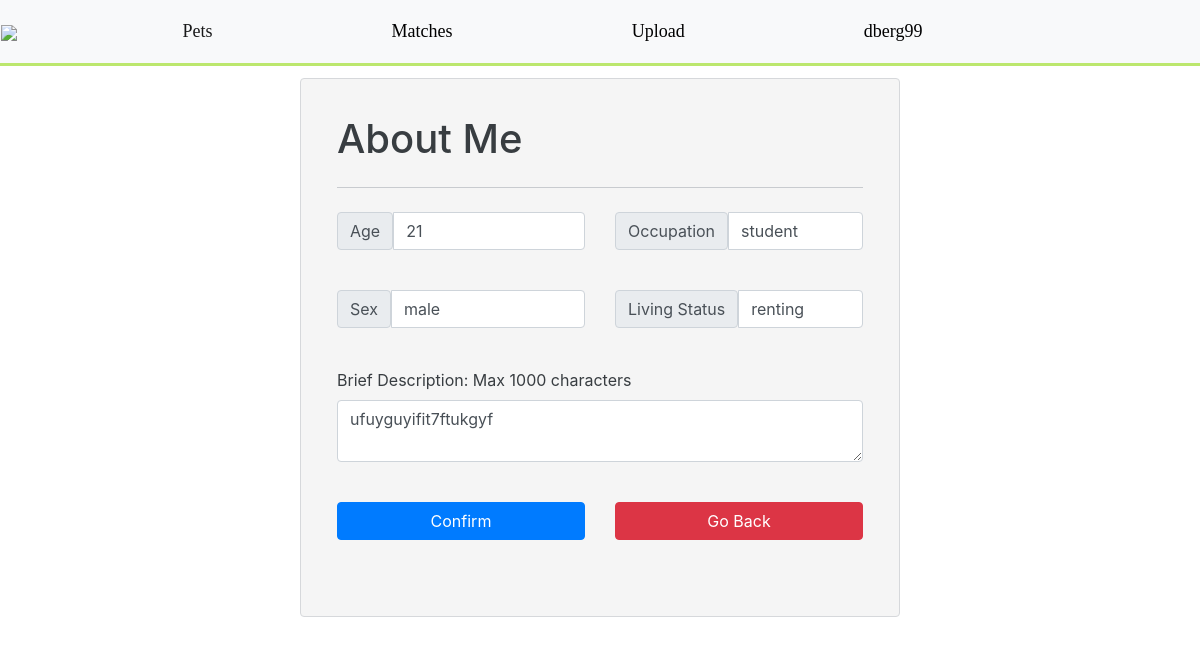
/about_me.php (signed in), run on the app's committed database.
### tables this page shows
CREATE TABLE `about_me` (
  `about_id` int(11) NOT NULL,
  `user_id` int(11) NOT NULL,
  `age` int(3) NOT NULL,
  `sex` varchar(10) NOT NULL,
  `occupation` varchar(30) NOT NULL,
  `living_status` varchar(30) NOT NULL,
  `description` varchar(1000) NOT NULL
);

### additional/functions.inc.php (called while the page is built, shortened)
<?php
function fetchAboutMeFromId($conn, $id){
    $sql = "SELECT * FROM about_me WHERE user_id = $id;";
    $stmt = mysqli_stmt_init($conn);
    if (!mysqli_stmt_prepare($stmt, $sql)) {
        header("location: ../sign_up.php?error=stmt_failed");
        exit();
    }
    mysqli_stmt_execute($stmt);
    $resultData = mysqli_stmt_get_result($stmt);
    return $resultData;
}

### additional/about_me.inc.php (called while the page is built, shortened)
<?php
require_once 'dbh.inc.php';
require_once 'functions.inc.php';
$about_me = fetchAboutMeFromId($conn, $_SESSION['user_id'])->fetch_assoc();
if(isset($about_me)){
    $age = $about_me['age'];
    $sex = $about_me['sex'];
    $description = $about_me['description'];
    $living_status = $about_me['living_status'];
    $occupation = $about_me['occupation'];
} else {
    $age = '';
    $sex = '';
    $description = '';
    $living_status = '';
    $occupation = '';
}

### about_me.php (the view, shortened to what this page needs)
<?php include_once 'header.php'?>
<body>
<?php require_once 'additional/about_me.inc.php'; ?>
<div class="alert alert-secondary" style="margin:auto; margin-top: 1%; padding: 3%; background-color: whitesmoke; width: 50%">
    <form action="additional/about_me.inc.php" method="POST">
        <h1 class="display-6"> About Me </h1>
        <hr class="my-4">
        <div class="row mb-3">
            <div class="input-group col">
                <span class="input-group-text">Age</span>
                <input type="text" name="age" class="form-control" value="<?php echo $age;?>" placeholder="Your Age..."
                       aria-label="First name">
            </div>
            <div class="input-group col">
                <span class="input-group-text">Occupation</span>
                <input type="text" name="occupation" class="form-control" value="<?php echo $occupation;?>" placeholder="Your Occupation..."
                       aria-label="First name">
            </div>
        </div> <br/>
        <div class="row mb-3">
            <div class="input-group col">
                <span class="input-group-text">Sex</span>
                <input type="text" name="sex" class="form-control" value="<?php echo $sex;?>" placeholder="Your Sex..."
                       aria-label="First name">
            </div>
            <div class="input-group col">
                <span class="input-group-text">Living Status</span>
                <input type="text" name="living_status" class="form-control" value="<?php echo $living_status;?>" placeholder="Your Living Status..."
                       aria-label="First name">
            </div>
        </div> <br/>
        <div class="mb-3">
            <label class="form-label">Brief Description: Max 1000 characters</label>
            <textarea name="description" class="form-control" id="form-control" value="" placeholder="Description..."><?php echo $description; ?></textarea>
        </div><br/>
        <div class="mb-3">
            <div class="row g-3">
                <div class="col">
                    <button type="<?php if(isset($about_me)){
                        ?>edit<?php } else { ?>submit<?php
                    } ?>" style="width: 100%" name= "<?php if(isset($about_me)){
                        ?>edit<?php } else { ?>submit<?php
                    } ?>" class="btn btn-primary">Confirm</button>
                </div>
                <div class="col" style="width: 100%">
                    <a class="btn btn-danger" style="width: 100%" href="account.php">Go Back </a>
                </div>
            </div> <br/>
        </div>
    </form>
</div>
</body>

### css/style.css (style rules this page uses)
body { margin: 0; font-family: Arial, Helvetica, sans-serif; }
html { font-family: sans-serif; line-height: 1.15; height: 100%; }
body { margin: 0; font-family: -apple-system, BlinkMacSystemFont, "Segoe UI", Roboto, "Helvetica Neue", Arial, sans-serif, "Apple Color Emoji", "Segoe UI Emoji", "Segoe UI Symbol"; font-size: 1rem; font-weight: 400; line-height: 1.5; color: #1a1a1a; text-align: left; height: 100%; background-color: #fff; }

### data on the page
about_me: age "21", occupation "student", sex "male", living_status "renting", description "ufuyguyifit7ftukgyf"

### other printed values
$_SESSION['username'] "dberg99"
